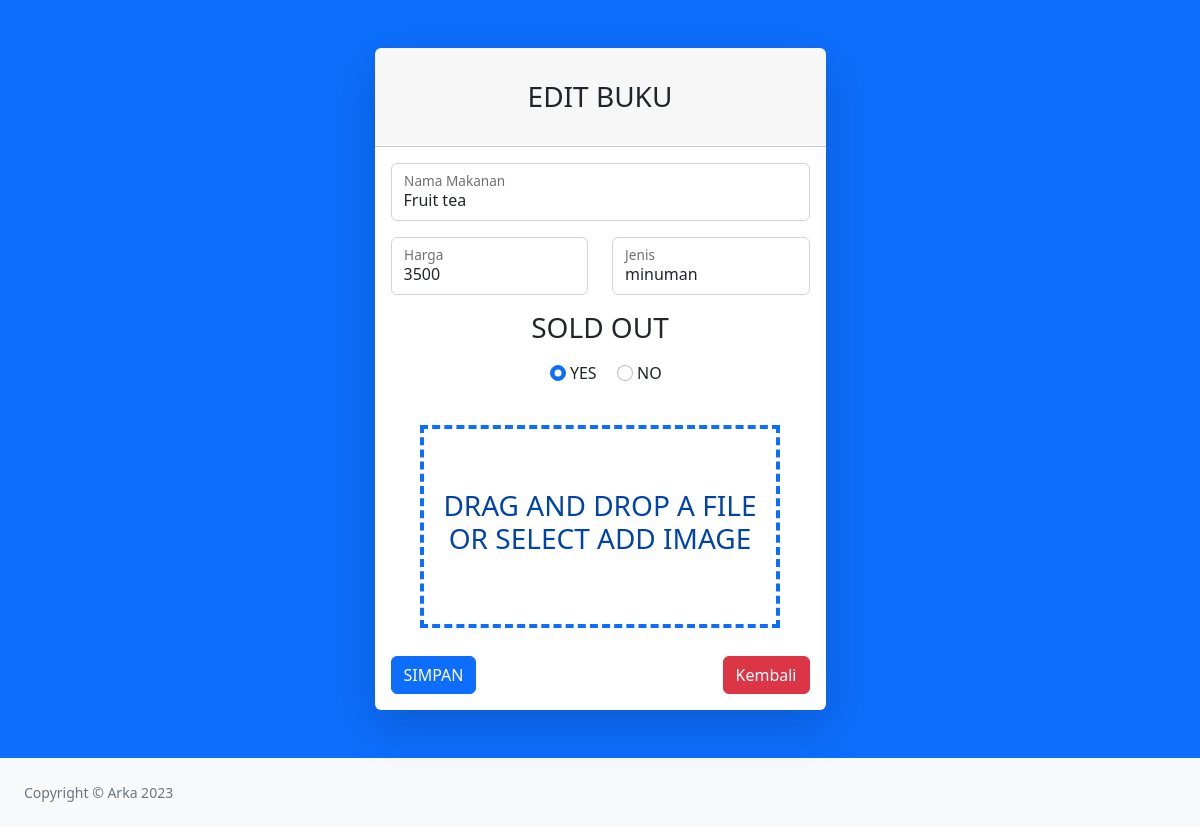
The app's page /admin/edit.php?id_menu=18 with its own data.
### tables this page shows
CREATE TABLE `menu` (
  `id_menu` int(11) NOT NULL,
  `foto` varchar(255) NOT NULL,
  `nama_makanan` varchar(255) NOT NULL,
  `harga` float NOT NULL,
  `filter` enum('makanan','minuman','cemilan') NOT NULL,
  `soldout` enum('yes','no') NOT NULL
);

### admin/edit.php (the view, shortened to what this page needs)
<!DOCTYPE html>
<html lang="en">
<head>
	<link href="css/styles.css" rel="stylesheet" />
</head>
<body class="bg-primary">
	<div id="layoutAuthentication">
		<div id="layoutAuthentication_content">
			<main>
				<div class="container">
					<div class="row justify-content-center">
						<div class="col-lg-5">
							<div class="card shadow-lg border-0 rounded-lg mt-5">
								<div class="card-header">
									<h3 class="text-center font-weight-light my-4">EDIT BUKU</h3>
								</div>
								<div class="card-body">
									<?php
									include 'koneksi.php';
									$id = $_GET['id_menu'];
									$data = mysqli_query($koneksi, "select * from menu where id_menu='$id'");
									while ($d = mysqli_fetch_array($data)) {
									?>
										<form method="POST" action="update.php" enctype="multipart/form-data">
											<div class="form-floating mb-3 ">
												<input type="text" name="nama_makanan" placeholder="Nama Makanan" value="<?php echo $d['nama_makanan']; ?>" class="form-control" id="judul_buku">
												<label for="judul_buku">Nama Makanan</label>
											</div>
											<div class="row">
												<div class="form-floating mb-3 col">
													<input type="text" name="harga" placeholder="Harga" value="<?php echo $d['harga']; ?>" class="form-control">
													<label for="penulis" style="margin-left:12px">Harga</label>
												</div>
												<div class="form-floating mb-3 col">
													<input type="text" name="filter" id="penerbit" placeholder="Jenis" value="<?php echo $d['filter']; ?>" class="form-control">
													<label for="penerbit" style="margin-left:12px">Jenis</label>
												</div>
											</div>
											<h3 style="text-align: center;">SOLD OUT</h3>
											<div class="form-check-inline" style="margin-left: 38%; margin-top: 2%;">
												<input class="form-check-input" type="radio" name="soldout" id="exampleRadios1" value="yes" checked>
												<label class="form-check-label" for="exampleRadios1">
													YES
												</label>
											</div>
											<div class="form-check-inline">
												<input class="form-check-input" type="radio" name="soldout" id="exampleRadios2" value="no">
												<label class="form-check-label" for="exampleRadios2">
													NO
												</label>
											</div>
											<div class="file-upload" name="foto">
												<div class="image-upload-wrap">
													<div class="drag-text">
														<h3>Drag and drop a file or select add Image</h3>
													</div>
												</div>
											</div>
											<div class="d-flex align-items-right justify-content-between mt-2 mb-0">
												<input type="submit" value="SIMPAN" class="btn btn-primary">
												<a href="tables.php" class="btn btn-danger">Kembali</a>
											</div>
										</form>
									<?php
									}
									?>
								</div>
							</div>
						</div>
					</div>
				</div>
			</main>
		</div>
		<div id="layoutAuthentication_footer">
			<footer class="py-4 bg-light mt-5">
				<div class="container-fluid px-4">
					<div class="d-flex align-items-center justify-content-between small">
						<div class="text-muted">Copyright &copy; Arka 2023</div>
					</div>
				</div>
			</footer>
		</div>
	</div>
</body>
</html>

### admin/edit.php (style rules this page uses)
.file-upload { background-color: #ffffff; width: 25rem; margin: 0 auto; padding: 20px; }
.image-upload-wrap { margin-top: 20px; border: 4px dashed #0d6efd; position: relative; }
.drag-text { text-align: center; }
.drag-text h3 { font-weight: 100; text-transform: uppercase; color: #0044aa; padding: 60px 0; }

### records on screen
menu: nama_makanan "Fruit tea", harga "3500", filter "minuman"
